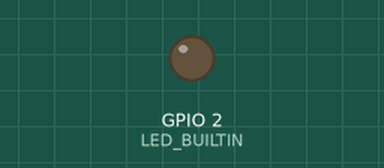
Recording of a sketch running on a simulated ESP8266 (NodeMCU). Shown: output pins drawn as LEDs (lit = HIGH, except the on-board LED, lit = LOW). WiFi joins after 1.5 s; servers stay silent unless stated; what the sketch prints to the serial monitor is not drawn.

Above: at 0.3 s.
At 1.6 s:
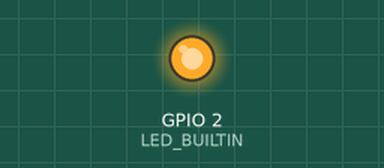
Timing chart, 0 to 3.1 s (numbered marks = the images above):
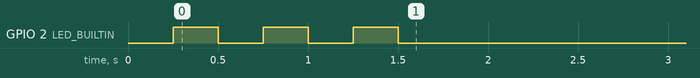

The sketch:

Reciever_TIVA.ino
```cpp
#include <ESP8266WiFi.h>
#include <SPI.h>
char ssid[] = "Case";           // SSID of your home WiFi
char pass[] = "pass123@";            // password of your home WiFi

unsigned long askTimer = 0;

IPAddress server(192,168,150,153);       // the fix IP address of the server
WiFiClient client;

void setup() {
  pinMode(LED_BUILTIN, OUTPUT);

  Serial.begin(115200);               // only for debug
  WiFi.begin(ssid, pass);             // connects to the WiFi router
  while (WiFi.status() != WL_CONNECTED) {
    //Serial.print(".");
     digitalWrite(LED_BUILTIN, LOW);
    delay(250);
    digitalWrite(LED_BUILTIN, HIGH);
    delay(250);

  }
   digitalWrite(LED_BUILTIN, LOW);

}

void loop() {

 client.connect(server, 80);   // Connection to the server

  //Serial.println(".");
  String answer = client.readStringUntil('\r');   // receives the answer from the sever
  //Serial.println("from server: " + answer);
  int value = answer.toInt();
  char c = value + '0';
  Serial.print(c);
  // Serial.print("Value : ");
  // Serial.println(value);
  // for (int i = 0; i < answer.length(); i++)
  // {
  //   Serial.write(answer[i]);   // Push each char 1 by 1 on each loop pass
  //   Serial.print("Sending");
  //   Serial.println(answer[i]);
  // }


  client.flush();

  delay(100);                  // client will trigger the communication after two seconds
}
```
